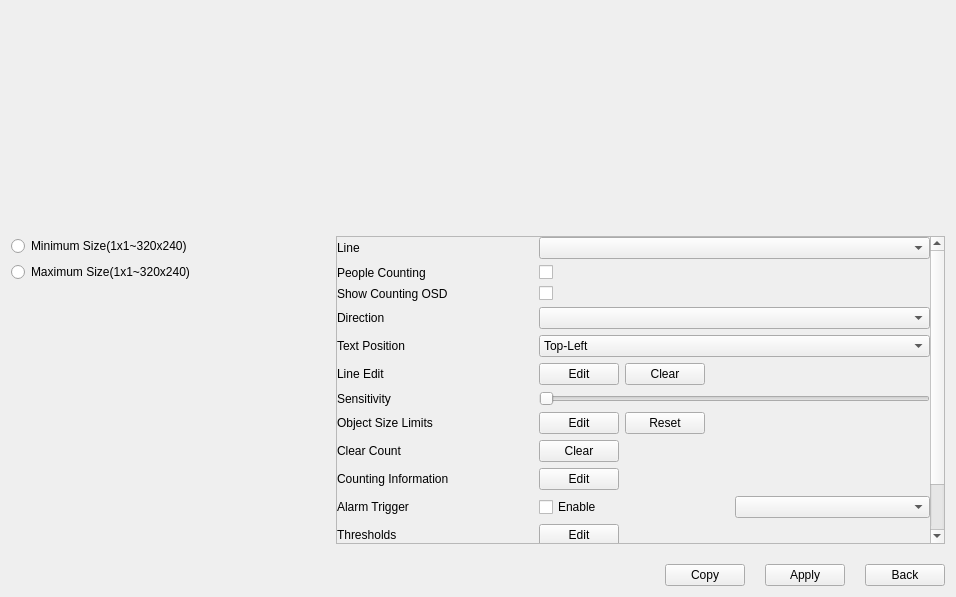
<?xml version="1.0" encoding="UTF-8"?>
<ui version="4.0">
 <class>TabPeopleCountingSettings</class>
 <widget class="QWidget" name="TabPeopleCountingSettings">
  <property name="geometry">
   <rect>
    <x>0</x>
    <y>0</y>
    <width>956</width>
    <height>597</height>
   </rect>
  </property>
  <property name="windowTitle">
   <string>Form</string>
  </property>
  <layout class="QGridLayout" name="gridLayout">
   <property name="spacing">
    <number>20</number>
   </property>
   <item row="0" column="1">
    <widget class="ButtonGroup" name="widget_buttonGroup" native="true">
     <property name="sizePolicy">
      <sizepolicy hsizetype="Expanding" vsizetype="Expanding">
       <horstretch>2</horstretch>
       <verstretch>2</verstretch>
      </sizepolicy>
     </property>
    </widget>
   </item>
   <item row="3" column="0" colspan="2">
    <layout class="QHBoxLayout" name="horizontalLayout">
     <item>
      <widget class="WidgetMessage" name="widgetMessage" native="true">
       <property name="minimumSize">
        <size>
         <width>100</width>
         <height>0</height>
        </size>
       </property>
      </widget>
     </item>
     <item>
      <spacer name="horizontalSpacer">
       <property name="orientation">
        <enum>Qt::Horizontal</enum>
       </property>
       <property name="sizeHint" stdset="0">
        <size>
         <width>40</width>
         <height>20</height>
        </size>
       </property>
      </spacer>
     </item>
     <item>
      <widget class="MyPushButton" name="pushButtonCopy">
       <property name="text">
        <string>Copy</string>
       </property>
      </widget>
     </item>
     <item>
      <widget class="QPushButton" name="pushButtonApply">
       <property name="text">
        <string>Apply</string>
       </property>
      </widget>
     </item>
     <item>
      <widget class="QPushButton" name="pushButtonBack">
       <property name="text">
        <string>Back</string>
       </property>
      </widget>
     </item>
    </layout>
   </item>
   <item row="0" column="0">
    <widget class="CommonVideo" name="commonVideo" native="true">
     <property name="sizePolicy">
      <sizepolicy hsizetype="Preferred" vsizetype="Preferred">
       <horstretch>1</horstretch>
       <verstretch>0</verstretch>
      </sizepolicy>
     </property>
     <property name="minimumSize">
      <size>
       <width>0</width>
       <height>100</height>
      </size>
     </property>
    </widget>
   </item>
   <item row="1" column="1">
    <widget class="QScrollArea" name="scrollArea">
     <property name="sizePolicy">
      <sizepolicy hsizetype="Expanding" vsizetype="Expanding">
       <horstretch>0</horstretch>
       <verstretch>3</verstretch>
      </sizepolicy>
     </property>
     <property name="widgetResizable">
      <bool>true</bool>
     </property>
     <widget class="QWidget" name="scrollAreaWidgetContents">
      <property name="geometry">
       <rect>
        <x>0</x>
        <y>-99</y>
        <width>596</width>
        <height>404</height>
       </rect>
      </property>
      <property name="sizePolicy">
       <sizepolicy hsizetype="Preferred" vsizetype="Preferred">
        <horstretch>0</horstretch>
        <verstretch>0</verstretch>
       </sizepolicy>
      </property>
      <layout class="QVBoxLayout" name="verticalLayout_2">
       <property name="spacing">
        <number>0</number>
       </property>
       <property name="leftMargin">
        <number>0</number>
       </property>
       <property name="topMargin">
        <number>0</number>
       </property>
       <property name="rightMargin">
        <number>0</number>
       </property>
       <property name="bottomMargin">
        <number>0</number>
       </property>
       <item>
        <widget class="QWidget" name="widget_3" native="true">
         <property name="sizePolicy">
          <sizepolicy hsizetype="Expanding" vsizetype="Expanding">
           <horstretch>0</horstretch>
           <verstretch>0</verstretch>
          </sizepolicy>
         </property>
         <layout class="QVBoxLayout" name="verticalLayout">
          <property name="leftMargin">
           <number>0</number>
          </property>
          <property name="topMargin">
           <number>0</number>
          </property>
          <property name="rightMargin">
           <number>0</number>
          </property>
          <property name="bottomMargin">
           <number>0</number>
          </property>
          <item>
           <widget class="QWidget" name="widget_5" native="true">
            <layout class="QGridLayout" name="gridLayout_2">
             <property name="leftMargin">
              <number>0</number>
             </property>
             <property name="topMargin">
              <number>0</number>
             </property>
             <property name="rightMargin">
              <number>0</number>
             </property>
             <property name="bottomMargin">
              <number>0</number>
             </property>
             <item row="11" column="0">
              <widget class="QLabel" name="labelAlarmTrigger">
               <property name="text">
                <string>Alarm Trigger</string>
               </property>
              </widget>
             </item>
             <item row="2" column="0">
              <widget class="QLabel" name="label_showOSD">
               <property name="text">
                <string>Show Counting OSD</string>
               </property>
              </widget>
             </item>
             <item row="6" column="0">
              <widget class="QLabel" name="label_drawLine">
               <property name="text">
                <string>Line Edit</string>
               </property>
              </widget>
             </item>
             <item row="14" column="2">
              <widget class="QWidget" name="widgetAction" native="true">
               <layout class="QHBoxLayout" name="horizontalLayout_8">
                <property name="leftMargin">
                 <number>0</number>
                </property>
                <property name="topMargin">
                 <number>0</number>
                </property>
                <property name="rightMargin">
                 <number>0</number>
                </property>
                <property name="bottomMargin">
                 <number>0</number>
                </property>
                <item>
                 <widget class="MyPushButton" name="pushButtonAction">
                  <property name="text">
                   <string>Edit</string>
                  </property>
                 </widget>
                </item>
                <item>
                 <spacer name="horizontalSpacer_8">
                  <property name="orientation">
                   <enum>Qt::Horizontal</enum>
                  </property>
                  <property name="sizeHint" stdset="0">
                   <size>
                    <width>314</width>
                    <height>20</height>
                   </size>
                  </property>
                 </spacer>
                </item>
               </layout>
              </widget>
             </item>
             <item row="0" column="0">
              <widget class="QLabel" name="labelLine">
               <property name="text">
                <string>Line</string>
               </property>
              </widget>
             </item>
             <item row="13" column="0">
              <widget class="QLabel" name="labelPeopleCountingSchedule">
               <property name="text">
                <string>People Counting Schedule</string>
               </property>
              </widget>
             </item>
             <item row="6" column="2">
              <widget class="QWidget" name="widget_2" native="true">
               <layout class="QHBoxLayout" name="horizontalLayout_4">
                <property name="leftMargin">
                 <number>0</number>
                </property>
                <property name="topMargin">
                 <number>0</number>
                </property>
                <property name="rightMargin">
                 <number>0</number>
                </property>
                <property name="bottomMargin">
                 <number>0</number>
                </property>
                <item>
                 <widget class="PushButtonEditState" name="pushButtonLineEdit">
                  <property name="text">
                   <string>Edit</string>
                  </property>
                 </widget>
                </item>
                <item>
                 <widget class="MyPushButton" name="pushButton_clear">
                  <property name="text">
                   <string>Clear</string>
                  </property>
                 </widget>
                </item>
                <item>
                 <spacer name="horizontalSpacer_3">
                  <property name="orientation">
                   <enum>Qt::Horizontal</enum>
                  </property>
                  <property name="sizeHint" stdset="0">
                   <size>
                    <width>40</width>
                    <height>20</height>
                   </size>
                  </property>
                 </spacer>
                </item>
               </layout>
              </widget>
             </item>
             <item row="7" column="0">
              <widget class="QLabel" name="labelSensitivity">
               <property name="text">
                <string>Sensitivity</string>
               </property>
              </widget>
             </item>
             <item row="7" column="2">
              <widget class="BaseSlider" name="horizontalSliderSensitivity">
               <property name="orientation">
                <enum>Qt::Horizontal</enum>
               </property>
              </widget>
             </item>
             <item row="3" column="0">
              <widget class="QLabel" name="labelDirection">
               <property name="text">
                <string>Direction</string>
               </property>
              </widget>
             </item>
             <item row="1" column="2">
              <widget class="QCheckBox" name="checkBoxEnable">
               <property name="sizePolicy">
                <sizepolicy hsizetype="Minimum" vsizetype="Fixed">
                 <horstretch>2</horstretch>
                 <verstretch>0</verstretch>
                </sizepolicy>
               </property>
               <property name="text">
                <string/>
               </property>
              </widget>
             </item>
             <item row="0" column="2">
              <widget class="ComboBox" name="comboBoxLine"/>
             </item>
             <item row="9" column="2">
              <widget class="QWidget" name="widgetClear" native="true">
               <layout class="QHBoxLayout" name="horizontalLayout_6">
                <property name="leftMargin">
                 <number>0</number>
                </property>
                <property name="topMargin">
                 <number>0</number>
                </property>
                <property name="rightMargin">
                 <number>0</number>
                </property>
                <property name="bottomMargin">
                 <number>0</number>
                </property>
                <item>
                 <widget class="MyPushButton" name="pushButton_clearCount">
                  <property name="text">
                   <string>Clear</string>
                  </property>
                 </widget>
                </item>
                <item>
                 <spacer name="horizontalSpacer_4">
                  <property name="orientation">
                   <enum>Qt::Horizontal</enum>
                  </property>
                  <property name="sizeHint" stdset="0">
                   <size>
                    <width>40</width>
                    <height>20</height>
                   </size>
                  </property>
                 </spacer>
                </item>
               </layout>
              </widget>
             </item>
             <item row="9" column="0">
              <widget class="QLabel" name="label_clearCount">
               <property name="text">
                <string>Clear Count</string>
               </property>
              </widget>
             </item>
             <item row="8" column="0">
              <widget class="QLabel" name="labelObjectSizeLimits">
               <property name="text">
                <string>Object Size Limits</string>
               </property>
              </widget>
             </item>
             <item row="10" column="2">
              <widget class="QWidget" name="widgetCountingInformation" native="true">
               <layout class="QHBoxLayout" name="horizontalLayout_2">
                <property name="leftMargin">
                 <number>0</number>
                </property>
                <property name="topMargin">
                 <number>0</number>
                </property>
                <property name="rightMargin">
                 <number>0</number>
                </property>
                <property name="bottomMargin">
                 <number>0</number>
                </property>
                <item>
                 <widget class="MyPushButton" name="pushButtonCountingInfoEdit">
                  <property name="text">
                   <string>Edit</string>
                  </property>
                 </widget>
                </item>
                <item>
                 <spacer name="horizontalSpacer_2">
                  <property name="orientation">
                   <enum>Qt::Horizontal</enum>
                  </property>
                  <property name="sizeHint" stdset="0">
                   <size>
                    <width>314</width>
                    <height>20</height>
                   </size>
                  </property>
                 </spacer>
                </item>
               </layout>
              </widget>
             </item>
             <item row="12" column="2">
              <widget class="QWidget" name="widgetThresholds" native="true">
               <layout class="QHBoxLayout" name="horizontalLayout_3">
                <property name="leftMargin">
                 <number>0</number>
                </property>
                <property name="topMargin">
                 <number>0</number>
                </property>
                <property name="rightMargin">
                 <number>0</number>
                </property>
                <property name="bottomMargin">
                 <number>0</number>
                </property>
                <item>
                 <widget class="MyPushButton" name="pushButtonThresholds">
                  <property name="text">
                   <string>Edit</string>
                  </property>
                 </widget>
                </item>
                <item>
                 <spacer name="horizontalSpacer_6">
                  <property name="orientation">
                   <enum>Qt::Horizontal</enum>
                  </property>
                  <property name="sizeHint" stdset="0">
                   <size>
                    <width>314</width>
                    <height>20</height>
                   </size>
                  </property>
                 </spacer>
                </item>
               </layout>
              </widget>
             </item>
             <item row="5" column="2">
              <widget class="ComboBox" name="comboBox_textPos">
               <item>
                <property name="text">
                 <string>Top-Left</string>
                </property>
               </item>
               <item>
                <property name="text">
                 <string>Top-Right</string>
                </property>
               </item>
               <item>
                <property name="text">
                 <string>Bottom-Left</string>
                </property>
               </item>
               <item>
                <property name="text">
                 <string>Bottom-Right</string>
                </property>
               </item>
              </widget>
             </item>
             <item row="10" column="0">
              <widget class="QLabel" name="labelCountingInfomation">
               <property name="text">
                <string>Counting Information</string>
               </property>
              </widget>
             </item>
             <item row="14" column="0">
              <widget class="QLabel" name="labelAction">
               <property name="text">
                <string>Action</string>
               </property>
              </widget>
             </item>
             <item row="5" column="0">
              <widget class="QLabel" name="label_position">
               <property name="text">
                <string>Text Position</string>
               </property>
              </widget>
             </item>
             <item row="8" column="2">
              <widget class="QWidget" name="widget_1" native="true">
               <layout class="QHBoxLayout" name="horizontalLayout_7">
                <property name="leftMargin">
                 <number>0</number>
                </property>
                <property name="topMargin">
                 <number>0</number>
                </property>
                <property name="rightMargin">
                 <number>0</number>
                </property>
                <property name="bottomMargin">
                 <number>0</number>
                </property>
                <item>
                 <widget class="PushButtonEditState" name="pushButtonObjectSizeEdit">
                  <property name="text">
                   <string>Edit</string>
                  </property>
                 </widget>
                </item>
                <item>
                 <widget class="MyPushButton" name="pushButtonObjectSizeReset">
                  <property name="text">
                   <string>Reset</string>
                  </property>
                 </widget>
                </item>
                <item>
                 <spacer name="horizontalSpacer_5">
                  <property name="orientation">
                   <enum>Qt::Horizontal</enum>
                  </property>
                  <property name="sizeHint" stdset="0">
                   <size>
                    <width>40</width>
                    <height>20</height>
                   </size>
                  </property>
                 </spacer>
                </item>
               </layout>
              </widget>
             </item>
             <item row="3" column="2">
              <widget class="ComboBox" name="comboBoxDirection"/>
             </item>
             <item row="2" column="2">
              <widget class="QCheckBox" name="checkBox_show">
               <property name="text">
                <string/>
               </property>
              </widget>
             </item>
             <item row="1" column="0">
              <widget class="QLabel" name="label_peopelCounting">
               <property name="sizePolicy">
                <sizepolicy hsizetype="Preferred" vsizetype="Preferred">
                 <horstretch>1</horstretch>
                 <verstretch>0</verstretch>
                </sizepolicy>
               </property>
               <property name="text">
                <string>People Counting</string>
               </property>
              </widget>
             </item>
             <item row="13" column="2">
              <widget class="QWidget" name="widget_4" native="true">
               <layout class="QHBoxLayout" name="horizontalLayout_5">
                <property name="leftMargin">
                 <number>0</number>
                </property>
                <property name="topMargin">
                 <number>0</number>
                </property>
                <property name="rightMargin">
                 <number>0</number>
                </property>
                <property name="bottomMargin">
                 <number>0</number>
                </property>
                <item>
                 <widget class="MyPushButton" name="pushButtonPeopleCountingSchedule">
                  <property name="text">
                   <string>Edit</string>
                  </property>
                 </widget>
                </item>
                <item>
                 <spacer name="horizontalSpacer_7">
                  <property name="orientation">
                   <enum>Qt::Horizontal</enum>
                  </property>
                  <property name="sizeHint" stdset="0">
                   <size>
                    <width>314</width>
                    <height>20</height>
                   </size>
                  </property>
                 </spacer>
                </item>
               </layout>
              </widget>
             </item>
             <item row="12" column="0">
              <widget class="QLabel" name="labelThresholds">
               <property name="text">
                <string>Thresholds</string>
               </property>
              </widget>
             </item>
             <item row="11" column="2">
              <widget class="QWidget" name="widget" native="true">
               <property name="minimumSize">
                <size>
                 <width>50</width>
                 <height>0</height>
                </size>
               </property>
               <layout class="QHBoxLayout" name="horizontalLayout_9">
                <property name="spacing">
                 <number>0</number>
                </property>
                <property name="leftMargin">
                 <number>0</number>
                </property>
                <property name="topMargin">
                 <number>0</number>
                </property>
                <property name="rightMargin">
                 <number>0</number>
                </property>
                <property name="bottomMargin">
                 <number>0</number>
                </property>
                <item>
                 <widget class="QCheckBox" name="checkBoxAlarmTrigger">
                  <property name="text">
                   <string>Enable</string>
                  </property>
                 </widget>
                </item>
                <item>
                 <widget class="ComboBox" name="comboBoxAlarmTrigger"/>
                </item>
               </layout>
              </widget>
             </item>
            </layout>
           </widget>
          </item>
         </layout>
        </widget>
       </item>
      </layout>
     </widget>
    </widget>
   </item>
   <item row="1" column="0">
    <widget class="QWidget" name="widgetSize" native="true">
     <layout class="QGridLayout" name="gridLayout_3">
      <property name="leftMargin">
       <number>0</number>
      </property>
      <property name="topMargin">
       <number>0</number>
      </property>
      <property name="rightMargin">
       <number>0</number>
      </property>
      <property name="bottomMargin">
       <number>0</number>
      </property>
      <item row="1" column="0">
       <widget class="QRadioButton" name="radioButton_maxLayout">
        <property name="text">
         <string>Maximum Size(1x1~320x240)</string>
        </property>
       </widget>
      </item>
      <item row="2" column="0" colspan="2">
       <spacer name="verticalSpacer_3">
        <property name="orientation">
         <enum>Qt::Vertical</enum>
        </property>
        <property name="sizeHint" stdset="0">
         <size>
          <width>20</width>
          <height>40</height>
         </size>
        </property>
       </spacer>
      </item>
      <item row="0" column="0">
       <widget class="QRadioButton" name="radioButton_minLayout">
        <property name="text">
         <string>Minimum Size(1x1~320x240)</string>
        </property>
       </widget>
      </item>
      <item row="0" column="1">
       <widget class="VCASizeLineEditBox" name="widgetMinLineBox" native="true"/>
      </item>
      <item row="1" column="1">
       <widget class="VCASizeLineEditBox" name="widgetMaxLineBox" native="true"/>
      </item>
     </layout>
    </widget>
   </item>
  </layout>
 </widget>
 <customwidgets>
  <customwidget>
   <class>ComboBox</class>
   <extends>QComboBox</extends>
   <header>combobox.h</header>
  </customwidget>
  <customwidget>
   <class>MyPushButton</class>
   <extends>QPushButton</extends>
   <header>mypushbutton.h</header>
  </customwidget>
  <customwidget>
   <class>BaseSlider</class>
   <extends>QSlider</extends>
   <header>baseslider.h</header>
   <container>1</container>
  </customwidget>
  <customwidget>
   <class>WidgetMessage</class>
   <extends>QWidget</extends>
   <header>widgetmessage.h</header>
   <container>1</container>
  </customwidget>
  <customwidget>
   <class>CommonVideo</class>
   <extends>QWidget</extends>
   <header>commonvideo.h</header>
   <container>1</container>
  </customwidget>
  <customwidget>
   <class>ButtonGroup</class>
   <extends>QWidget</extends>
   <header>buttongroup.h</header>
   <container>1</container>
  </customwidget>
  <customwidget>
   <class>PushButtonEditState</class>
   <extends>QPushButton</extends>
   <header>pushbuttoneditstate.h</header>
  </customwidget>
  <customwidget>
   <class>VCASizeLineEditBox</class>
   <extends>QWidget</extends>
   <header>VCASizeLineEditBox.h</header>
   <container>1</container>
  </customwidget>
 </customwidgets>
 <resources/>
 <connections/>
</ui>
